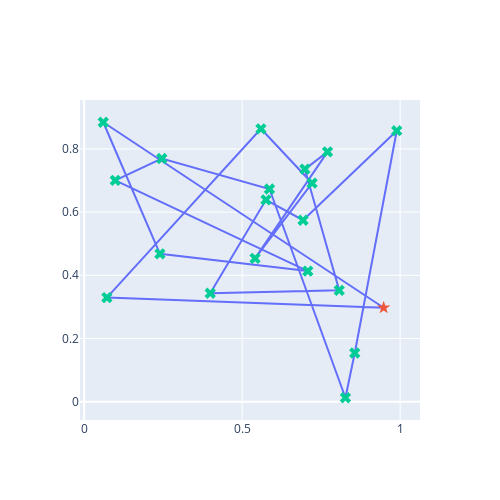

Here is the notebook cell this chart was saved with:
### Markdown cell above
#### Test the function

### Code cell
rg = Generator(PCG64(42069)) # set your own unique seed number
n_cities = 20
cities = simulate_cities(rg, n_cities)
print(cities)
path = [0,1,2,3,4,5,6,7,8,9,10,11,12,13,14,15,16,17,18,19,0]
print(path)
rg = Generator(PCG64(42070))
path = randomly_generate_new_city_seq(rg, path)
print(path)
draw_salesman(path, cities)

### Figure 1 — Plotly figure (JSON) as saved in the notebook; plotly's stock layout.template omitted (floating-point values rounded to 4 significant figures)
{"data": [{"mode": "lines", "type": "scatter", "x": [0.9479, 0.0718, 0.5594, 0.7213, 0.5409, 0.7702, 0.6986, 0.8073, 0.3989, 0.5755, 0.6927, 0.9893, 0.8564, 0.8268, 0.5865, 0.2457, 0.09845, 0.7077, 0.2397, 0.06036, 0.9479], "y": [0.2974, 0.3295, 0.8635, 0.6914, 0.4535, 0.7906, 0.7357, 0.3523, 0.3432, 0.6389, 0.5742, 0.8575, 0.1541, 0.0125, 0.6731, 0.7695, 0.7003, 0.4134, 0.4679, 0.8843, 0.2974]}, {"marker": {"size": 10, "symbol": "star"}, "mode": "markers", "text": "0", "type": "scatter", "x": [0.9479], "y": [0.2974]}, {"marker": {"size": 10, "symbol": "x"}, "mode": "markers", "text": ["1", "2", "3", "4", "7", "6", "5", "8", "9", "10", "11", "12", "13", "14", "15", "16", "17", "18", "19"], "type": "scatter", "x": [0.0718, 0.5594, 0.7213, 0.5409, 0.7702, 0.6986, 0.8073, 0.3989, 0.5755, 0.6927, 0.9893, 0.8564, 0.8268, 0.5865, 0.2457, 0.09845, 0.7077, 0.2397, 0.06036], "y": [0.3295, 0.8635, 0.6914, 0.4535, 0.7906, 0.7357, 0.3523, 0.3432, 0.6389, 0.5742, 0.8575, 0.1541, 0.0125, 0.6731, 0.7695, 0.7003, 0.4134, 0.4679, 0.8843]}], "layout": {"height": 500, "showlegend": false, "width": 500}}
